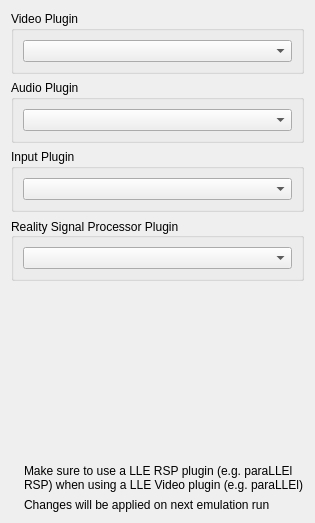
         <widget class="QWidget" name="pluginsTab">
          <attribute name="title">
           <string>Plugins</string>
          </attribute>
          <layout class="QVBoxLayout" name="verticalLayout_15">
           <item>
            <widget class="QGroupBox" name="groupBox_25">
             <property name="title">
              <string>Video Plugin</string>
             </property>
             <layout class="QHBoxLayout" name="horizontalLayout_62">
              <item>
               <widget class="QComboBox" name="videoPluginsComboBox">
                <property name="sizePolicy">
                 <sizepolicy hsizetype="Expanding" vsizetype="Fixed">
                  <horstretch>0</horstretch>
                  <verstretch>0</verstretch>
                 </sizepolicy>
                </property>
               </widget>
              </item>
             </layout>
            </widget>
           </item>
           <item>
            <widget class="QGroupBox" name="groupBox_24">
             <property name="title">
              <string>Audio Plugin</string>
             </property>
             <layout class="QHBoxLayout" name="horizontalLayout_61">
              <item>
               <widget class="QComboBox" name="audioPluginsComboBox">
                <property name="sizePolicy">
                 <sizepolicy hsizetype="Expanding" vsizetype="Fixed">
                  <horstretch>0</horstretch>
                  <verstretch>0</verstretch>
                 </sizepolicy>
                </property>
               </widget>
              </item>
             </layout>
            </widget>
           </item>
           <item>
            <widget class="QGroupBox" name="groupBox_23">
             <property name="title">
              <string>Input Plugin</string>
             </property>
             <layout class="QHBoxLayout" name="horizontalLayout_60">
              <item>
               <widget class="QComboBox" name="inputPluginsComboBox">
                <property name="sizePolicy">
                 <sizepolicy hsizetype="Expanding" vsizetype="Fixed">
                  <horstretch>0</horstretch>
                  <verstretch>0</verstretch>
                 </sizepolicy>
                </property>
               </widget>
              </item>
             </layout>
            </widget>
           </item>
           <item>
            <widget class="QGroupBox" name="groupBox_22">
             <property name="title">
              <string>Reality Signal Processor Plugin</string>
             </property>
             <property name="alignment">
              <set>Qt::AlignmentFlag::AlignLeading|Qt::AlignmentFlag::AlignLeft|Qt::AlignmentFlag::AlignVCenter</set>
             </property>
             <property name="flat">
              <bool>false</bool>
             </property>
             <property name="checkable">
              <bool>false</bool>
             </property>
             <layout class="QHBoxLayout" name="horizontalLayout_59">
              <item>
               <widget class="QComboBox" name="rspPluginsComboBox">
                <property name="sizePolicy">
                 <sizepolicy hsizetype="Expanding" vsizetype="Fixed">
                  <horstretch>0</horstretch>
                  <verstretch>0</verstretch>
                 </sizepolicy>
                </property>
               </widget>
              </item>
             </layout>
            </widget>
           </item>
           <item>
            <spacer name="verticalSpacer_11">
             <property name="orientation">
              <enum>Qt::Orientation::Vertical</enum>
             </property>
             <property name="sizeHint" stdset="0">
              <size>
               <width>20</width>
               <height>177</height>
              </size>
             </property>
            </spacer>
           </item>
           <item>
            <layout class="QHBoxLayout" name="emulationInfoLayout_4">
             <item>
              <widget class="QLabel" name="infoIconLabel_6">
               <property name="sizePolicy">
                <sizepolicy hsizetype="Minimum" vsizetype="Preferred">
                 <horstretch>0</horstretch>
                 <verstretch>0</verstretch>
                </sizepolicy>
               </property>
               <property name="text">
                <string/>
               </property>
               <property name="pixmap">
                <pixmap>:/newPrefix/Resource/Info.ico</pixmap>
               </property>
               <property name="wordWrap">
                <bool>false</bool>
               </property>
              </widget>
             </item>
             <item>
              <widget class="QLabel" name="label_64">
               <property name="sizePolicy">
                <sizepolicy hsizetype="Expanding" vsizetype="Minimum">
                 <horstretch>0</horstretch>
                 <verstretch>0</verstretch>
                </sizepolicy>
               </property>
               <property name="midLineWidth">
                <number>1</number>
               </property>
               <property name="text">
                <string>Make sure to use a LLE RSP plugin (e.g. paraLLEl RSP) when using a LLE Video plugin (e.g. paraLLEl)</string>
               </property>
               <property name="textFormat">
                <enum>Qt::TextFormat::PlainText</enum>
               </property>
               <property name="wordWrap">
                <bool>true</bool>
               </property>
              </widget>
             </item>
            </layout>
           </item>
           <item>
            <layout class="QHBoxLayout" name="emulationInfoLayout_1">
             <item>
              <widget class="QLabel" name="infoIconLabel_2">
               <property name="sizePolicy">
                <sizepolicy hsizetype="Minimum" vsizetype="Preferred">
                 <horstretch>0</horstretch>
                 <verstretch>0</verstretch>
                </sizepolicy>
               </property>
               <property name="text">
                <string/>
               </property>
               <property name="pixmap">
                <pixmap>:/newPrefix/Resource/Info.ico</pixmap>
               </property>
               <property name="wordWrap">
                <bool>false</bool>
               </property>
              </widget>
             </item>
             <item>
              <widget class="QLabel" name="label_63">
               <property name="sizePolicy">
                <sizepolicy hsizetype="Expanding" vsizetype="Minimum">
                 <horstretch>0</horstretch>
                 <verstretch>0</verstretch>
                </sizepolicy>
               </property>
               <property name="midLineWidth">
                <number>1</number>
               </property>
               <property name="text">
                <string>Changes will be applied on next emulation run</string>
               </property>
               <property name="textFormat">
                <enum>Qt::TextFormat::PlainText</enum>
               </property>
              </widget>
             </item>
            </layout>
           </item>
          </layout>
         </widget>
